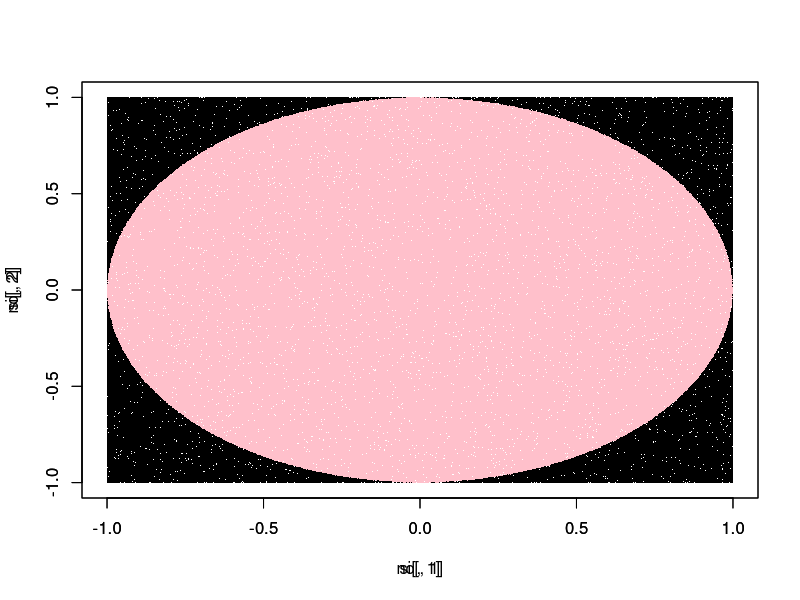
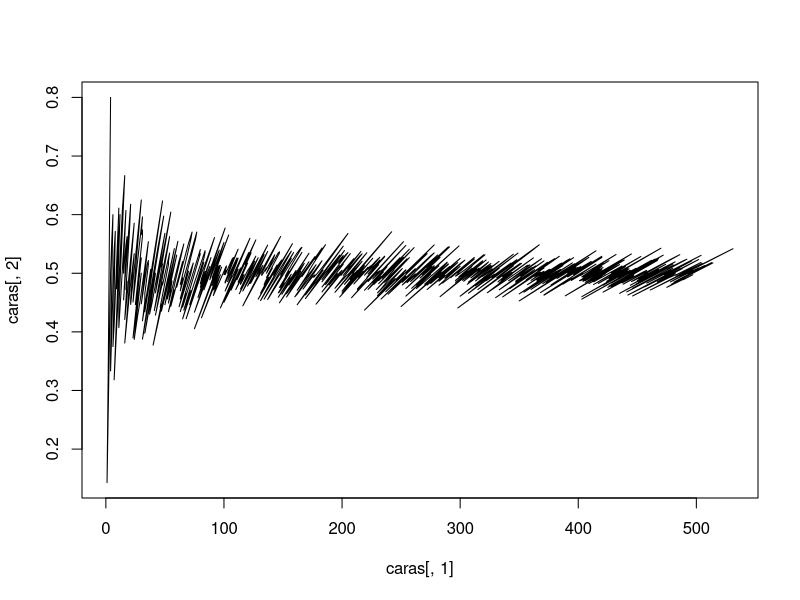

These figures' R source, in order:
#Calculo de PI con serie de leving
#PI = 4*(1-(1/3)+(1/5)-(1/7)...)
cont <- 0
for (i in 0:1000) {
  if(i%%2 != 0){
    cont <- cont + (1/(2*i+1)) * (-1)
  }else{
    cont <- cont + (1/(2*i+1))
  }
}
result <- 4*(cont)
result

#otra manera
cont <- 0
for (i in 0:1000) {
  cont <- cont + (-1)^i * (1/(2*i+1))
  
}

#Calculo de PI mediante simulacion
circun <- 0
n <- 1000000
radio <- 1.0
datos <- matrix(ncol=3, nrow=n)
for (i in 1:n) {
  x <- runif(1,-1,1)
  y <- runif(1,-1,1)
  datos[i,1] <- x 
  datos[i,2] <- y
  datos[i,3] <- 0       #0 si no esta dentro de la circunferencia
  dist <- sqrt((0-x)^2+(0-y)^2)
  if(dist >= -radio && dist <= radio){
    circun <- circun + 1
    datos[i,3] <- 1     #1 si esta dentro dela circunferencia
  }
}
result <- (4*circun)/n
result
si <- datos[datos[,3]==1,]
no <- datos[datos[,3]==0,]
plot(si[,1], si[,2], col="pink", pch=".", xlim=c(-1,1),ylim=c(-1,1))        #mostrar los datos de X y Y
par(new=TRUE)
plot(no[,1], no[,2], pch=".", xlim=c(-1,1),ylim=c(-1,1))        #mostrar los datos de X y Y

#Ejemplo de la moneda: contar cuantas caras salieron
caras<-matrix(nrow=996, ncol=2)
for(i in 5:1000){
  caras[i-4,1] <- sum(round(runif(i,0,1)))
  caras[i-4,2] <- caras[i-4,1]/i
}
plot(caras[,1], caras[,2], type="l")
